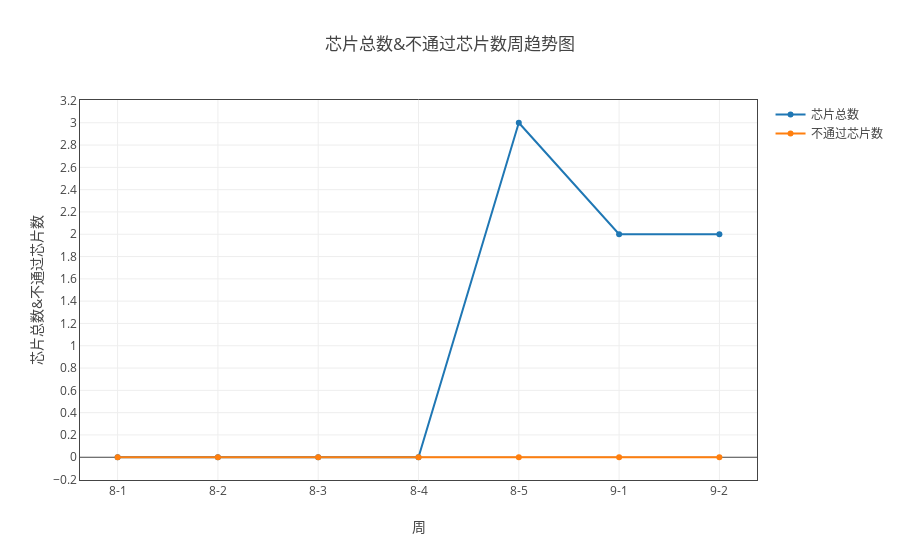
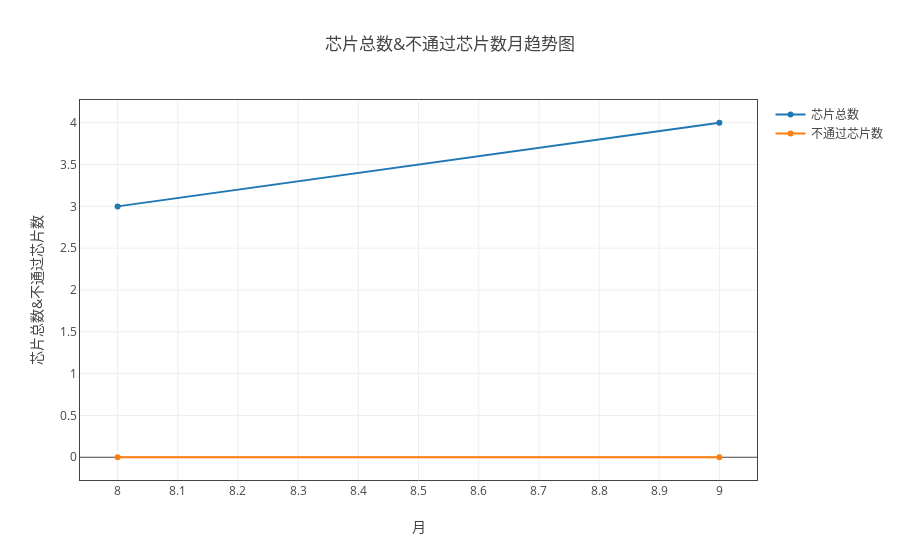

Notebook source saved alongside these figures, in order:
### Markdown cell above
### 芯片总数和不通过芯片数

### Code cell
data_dict = {'芯片总数':['芯片总数'], '不通过芯片数':['不通过芯片数']}
myModule.plot( all_dict, data_dict, '人员', 'line', all='all')

### Figure 1 — Plotly figure (JSON) as saved in the notebook; plotly's stock layout.template omitted (floating-point values rounded to 4 significant figures)
{"data": [{"name": "芯片总数", "type": "scatter", "uid": "d0d466c2-c18f-11e8-b108-a81e84e6c740", "x": ["8-1", "8-2", "8-3", "8-4", "8-5", "9-1", "9-2"], "y": [0, 0, 0, 0, 3, 2, 2]}, {"name": "不通过芯片数", "type": "scatter", "uid": "d0d470f4-c18f-11e8-b108-a81e84e6c740", "x": ["8-1", "8-2", "8-3", "8-4", "8-5", "9-1", "9-2"], "y": [0, 0, 0, 0, 0, 0, 0]}], "layout": {"title": "芯片总数&不通过芯片数周趋势图", "xaxis": {"mirror": "all", "nticks": 20, "showgrid": true, "showline": true, "title": "周", "zeroline": true}, "yaxis": {"mirror": "all", "nticks": 20, "showgrid": true, "showline": true, "title": "芯片总数&不通过芯片数", "zeroline": true}}}

### Figure 2 — Plotly figure (JSON) as saved in the notebook; plotly's stock layout.template omitted (floating-point values rounded to 4 significant figures)
{"data": [{"name": "芯片总数", "type": "scatter", "uid": "d0e10e90-c18f-11e8-b108-a81e84e6c740", "x": ["8", "9"], "y": [3, 4]}, {"name": "不通过芯片数", "type": "scatter", "uid": "d0e11250-c18f-11e8-b108-a81e84e6c740", "x": ["8", "9"], "y": [0, 0]}], "layout": {"title": "芯片总数&不通过芯片数月趋势图", "xaxis": {"mirror": "all", "nticks": 20, "showgrid": true, "showline": true, "title": "月", "zeroline": true}, "yaxis": {"mirror": "all", "nticks": 20, "showgrid": true, "showline": true, "title": "芯片总数&不通过芯片数", "zeroline": true}}}
